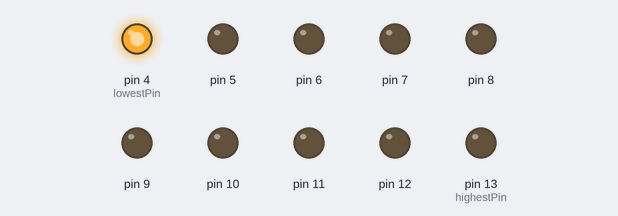
This sketch was run on a simulated Arduino Uno, built with avr-gcc and run on an emulated ATmega328P. On the bench: output pins drawn as LEDs (lit = HIGH).

Above: at 0.12 s.
At 1.37 s:
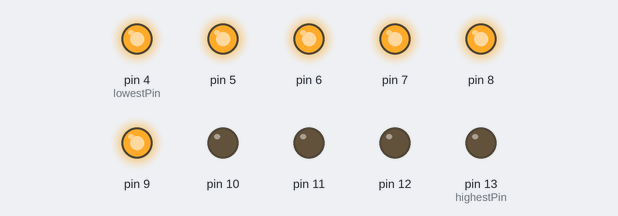
At 3.12 s:
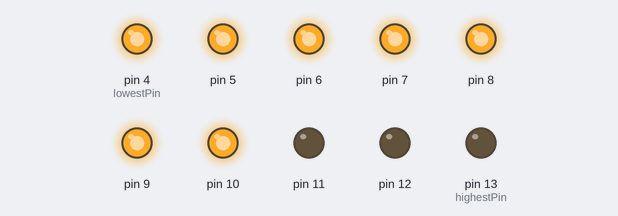
At 6.37 s:
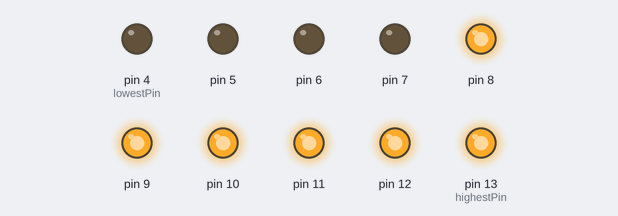
At 9.37 s:
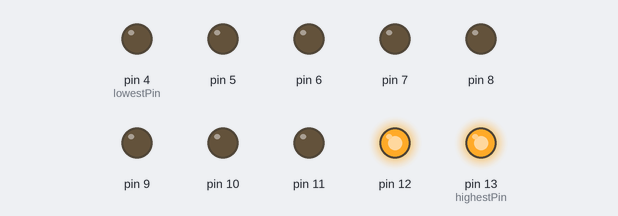
At 12.62 s:
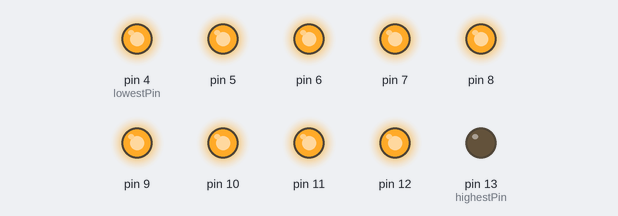
Timing chart, 0 to 13.0 s (numbered marks = the images above):
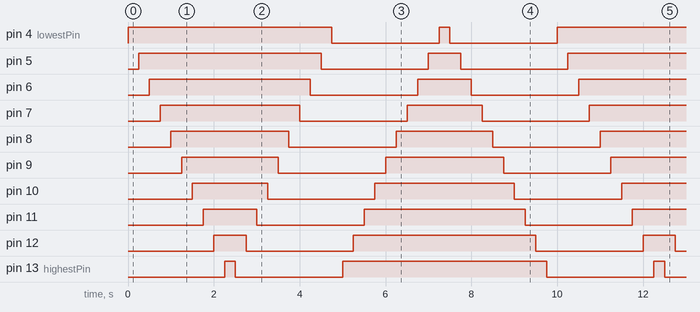

The sketch:

8flowing_led.ino
```cpp
int lowestPin = 4;
int highestPin = 13;
int delayTime = 250;

void setup(){
    for(int pin = lowestPin; pin <= highestPin; pin++){
        pinMode(pin, OUTPUT);
    }
}

void loop(){
    for(int pin = lowestPin; pin <= highestPin; pin++){
        digitalWrite(pin, HIGH);
        delay(delayTime);
    }
    for(int pin = highestPin; pin >= lowestPin; pin--){
        digitalWrite(pin, LOW);
        delay(delayTime);
    }
    for(int pin = highestPin; pin >= lowestPin; pin--){
        digitalWrite(pin, HIGH);
        delay(delayTime);
    }
    for(int pin = lowestPin; pin <= highestPin; pin++){
        digitalWrite(pin, LOW);
        delay(delayTime);
    }

}
```

Measured:
- by itself, pin 4 (lowestPin): repeats every 10.0 s: LOW 2.5 s, HIGH 0.25 s, LOW 2.5 s, HIGH 4.8 s
- by itself, pin 5: repeats every 10.0 s: LOW 2.5 s, HIGH 0.75 s, LOW 2.5 s, HIGH 4.3 s
- by itself, pin 6: repeats every 10.0 s: LOW 2.5 s, HIGH 1.3 s, LOW 2.5 s, HIGH 3.8 s
- by itself, pin 7: repeats every 10.0 s: LOW 2.5 s, HIGH 1.8 s, LOW 2.5 s, HIGH 3.3 s
- by itself, pin 8: repeats every 10.0 s: LOW 2.5 s, HIGH 2.3 s, LOW 2.5 s, HIGH 2.8 s
- by itself, pin 9: repeats every 10.0 s: LOW 2.5 s, HIGH 2.8 s, LOW 2.5 s, HIGH 2.3 s
- by itself, pin 10: repeats every 10.0 s: LOW 2.5 s, HIGH 3.3 s, LOW 2.5 s, HIGH 1.8 s
- by itself, pin 11: repeats every 10.0 s: LOW 2.5 s, HIGH 3.8 s, LOW 2.5 s, HIGH 1.3 s
